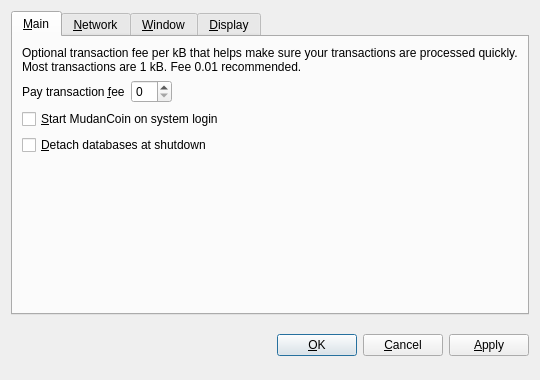
<?xml version="1.0" encoding="UTF-8"?>
<ui version="4.0">
 <class>OptionsDialog</class>
 <widget class="QDialog" name="OptionsDialog">
  <property name="geometry">
   <rect>
    <x>0</x>
    <y>0</y>
    <width>540</width>
    <height>380</height>
   </rect>
  </property>
  <property name="windowTitle">
   <string>Options</string>
  </property>
  <property name="modal">
   <bool>true</bool>
  </property>
  <layout class="QVBoxLayout" name="verticalLayout">
   <item>
    <widget class="QTabWidget" name="tabWidget">
     <property name="tabPosition">
      <enum>QTabWidget::North</enum>
     </property>
     <property name="currentIndex">
      <number>0</number>
     </property>
     <widget class="QWidget" name="tabMain">
      <attribute name="title">
       <string>&amp;Main</string>
      </attribute>
      <layout class="QVBoxLayout" name="verticalLayout_Main">
       <item>
        <widget class="QLabel" name="transactionFeeInfoLabel">
         <property name="text">
          <string>Optional transaction fee per kB that helps make sure your transactions are processed quickly. Most transactions are 1 kB. Fee 0.01 recommended.</string>
         </property>
         <property name="textFormat">
          <enum>Qt::PlainText</enum>
         </property>
         <property name="wordWrap">
          <bool>true</bool>
         </property>
        </widget>
       </item>
       <item>
        <layout class="QHBoxLayout" name="horizontalLayout_Main">
         <item>
          <widget class="QLabel" name="transactionFeeLabel">
           <property name="text">
            <string>Pay transaction &amp;fee</string>
           </property>
           <property name="textFormat">
            <enum>Qt::PlainText</enum>
           </property>
           <property name="buddy">
            <cstring>transactionFee</cstring>
           </property>
          </widget>
         </item>
         <item>
          <widget class="BitcoinAmountField" name="transactionFee"/>
         </item>
         <item>
          <spacer name="horizontalSpacer_Main">
           <property name="orientation">
            <enum>Qt::Horizontal</enum>
           </property>
           <property name="sizeHint" stdset="0">
            <size>
             <width>40</width>
             <height>20</height>
            </size>
           </property>
          </spacer>
         </item>
        </layout>
       </item>
       <item>
        <widget class="QCheckBox" name="bitcoinAtStartup">
         <property name="toolTip">
          <string>Automatically start MudanCoin after logging in to the system.</string>
         </property>
         <property name="text">
          <string>&amp;Start MudanCoin on system login</string>
         </property>
        </widget>
       </item>
       <item>
        <widget class="QCheckBox" name="detachDatabases">
         <property name="toolTip">
          <string>Detach block and address databases at shutdown. This means they can be moved to another data directory, but it slows down shutdown. The wallet is always detached.</string>
         </property>
         <property name="text">
          <string>&amp;Detach databases at shutdown</string>
         </property>
        </widget>
       </item>
       <item>
        <spacer name="verticalSpacer_Main">
         <property name="orientation">
          <enum>Qt::Vertical</enum>
         </property>
         <property name="sizeHint" stdset="0">
          <size>
           <width>20</width>
           <height>40</height>
          </size>
         </property>
        </spacer>
       </item>
      </layout>
     </widget>
     <widget class="QWidget" name="tabNetwork">
      <attribute name="title">
       <string>&amp;Network</string>
      </attribute>
      <layout class="QVBoxLayout" name="verticalLayout_Network">
       <item>
        <widget class="QCheckBox" name="mapPortUpnp">
         <property name="toolTip">
          <string>Automatically open the MudanCoin client port on the router. This only works when your router supports UPnP and it is enabled.</string>
         </property>
         <property name="text">
          <string>Map port using &amp;UPnP</string>
         </property>
        </widget>
       </item>
       <item>
        <widget class="QCheckBox" name="connectSocks">
         <property name="toolTip">
          <string>Connect to the MudanCoin network through a SOCKS proxy (e.g. when connecting through Tor).</string>
         </property>
         <property name="text">
          <string>&amp;Connect through SOCKS proxy:</string>
         </property>
        </widget>
       </item>
       <item>
        <layout class="QHBoxLayout" name="horizontalLayout_Network">
         <item>
          <widget class="QLabel" name="proxyIpLabel">
           <property name="text">
            <string>Proxy &amp;IP:</string>
           </property>
           <property name="textFormat">
            <enum>Qt::PlainText</enum>
           </property>
           <property name="buddy">
            <cstring>proxyIp</cstring>
           </property>
          </widget>
         </item>
         <item>
          <widget class="QValidatedLineEdit" name="proxyIp">
           <property name="maximumSize">
            <size>
             <width>140</width>
             <height>16777215</height>
            </size>
           </property>
           <property name="toolTip">
            <string>IP address of the proxy (e.g. 127.0.0.1)</string>
           </property>
          </widget>
         </item>
         <item>
          <widget class="QLabel" name="proxyPortLabel">
           <property name="text">
            <string>&amp;Port:</string>
           </property>
           <property name="textFormat">
            <enum>Qt::PlainText</enum>
           </property>
           <property name="buddy">
            <cstring>proxyPort</cstring>
           </property>
          </widget>
         </item>
         <item>
          <widget class="QLineEdit" name="proxyPort">
           <property name="maximumSize">
            <size>
             <width>55</width>
             <height>16777215</height>
            </size>
           </property>
           <property name="toolTip">
            <string>Port of the proxy (e.g. 9050)</string>
           </property>
          </widget>
         </item>
         <item>
          <widget class="QLabel" name="socksVersionLabel">
           <property name="text">
            <string>SOCKS &amp;Version:</string>
           </property>
           <property name="textFormat">
            <enum>Qt::PlainText</enum>
           </property>
           <property name="buddy">
            <cstring>socksVersion</cstring>
           </property>
          </widget>
         </item>
         <item>
          <widget class="QValueComboBox" name="socksVersion">
           <property name="toolTip">
            <string>SOCKS version of the proxy (e.g. 5)</string>
           </property>
          </widget>
         </item>
         <item>
          <spacer name="horizontalSpacer_Network">
           <property name="orientation">
            <enum>Qt::Horizontal</enum>
           </property>
           <property name="sizeHint" stdset="0">
            <size>
             <width>40</width>
             <height>20</height>
            </size>
           </property>
          </spacer>
         </item>
        </layout>
       </item>
       <item>
        <spacer name="verticalSpacer_Network">
         <property name="orientation">
          <enum>Qt::Vertical</enum>
         </property>
         <property name="sizeHint" stdset="0">
          <size>
           <width>20</width>
           <height>40</height>
          </size>
         </property>
        </spacer>
       </item>
      </layout>
     </widget>
     <widget class="QWidget" name="tabWindow">
      <attribute name="title">
       <string>&amp;Window</string>
      </attribute>
      <layout class="QVBoxLayout" name="verticalLayout_Window">
       <item>
        <widget class="QCheckBox" name="minimizeToTray">
         <property name="toolTip">
          <string>Show only a tray icon after minimizing the window.</string>
         </property>
         <property name="text">
          <string>&amp;Minimize to the tray instead of the taskbar</string>
         </property>
        </widget>
       </item>
       <item>
        <widget class="QCheckBox" name="minimizeOnClose">
         <property name="toolTip">
          <string>Minimize instead of exit the application when the window is closed. When this option is enabled, the application will be closed only after selecting Quit in the menu.</string>
         </property>
         <property name="text">
          <string>M&amp;inimize on close</string>
         </property>
        </widget>
       </item>
       <item>
        <spacer name="verticalSpacer_Window">
         <property name="orientation">
          <enum>Qt::Vertical</enum>
         </property>
         <property name="sizeHint" stdset="0">
          <size>
           <width>20</width>
           <height>40</height>
          </size>
         </property>
        </spacer>
       </item>
      </layout>
     </widget>
     <widget class="QWidget" name="tabDisplay">
      <attribute name="title">
       <string>&amp;Display</string>
      </attribute>
      <layout class="QVBoxLayout" name="verticalLayout_Display">
       <item>
        <layout class="QHBoxLayout" name="horizontalLayout_1_Display">
         <item>
          <widget class="QLabel" name="langLabel">
           <property name="text">
            <string>User Interface &amp;language:</string>
           </property>
           <property name="textFormat">
            <enum>Qt::PlainText</enum>
           </property>
           <property name="buddy">
            <cstring>lang</cstring>
           </property>
          </widget>
         </item>
         <item>
          <widget class="QValueComboBox" name="lang">
           <property name="toolTip">
            <string>The user interface language can be set here. This setting will take effect after restarting MudanCoin.</string>
           </property>
          </widget>
         </item>
        </layout>
       </item>
       <item>
        <layout class="QHBoxLayout" name="horizontalLayout_2_Display">
         <item>
          <widget class="QLabel" name="unitLabel">
           <property name="text">
            <string>&amp;Unit to show amounts in:</string>
           </property>
           <property name="textFormat">
            <enum>Qt::PlainText</enum>
           </property>
           <property name="buddy">
            <cstring>unit</cstring>
           </property>
          </widget>
         </item>
         <item>
          <widget class="QValueComboBox" name="unit">
           <property name="toolTip">
            <string>Choose the default subdivision unit to show in the interface and when sending coins.</string>
           </property>
          </widget>
         </item>
        </layout>
       </item>
       <item>
        <widget class="QCheckBox" name="displayAddresses">
         <property name="toolTip">
          <string>Whether to show MudanCoin addresses in the transaction list or not.</string>
         </property>
         <property name="text">
          <string>&amp;Display addresses in transaction list</string>
         </property>
        </widget>
       </item>
       <item>
        <widget class="QCheckBox" name="coinControlFeatures">
         <property name="toolTip">
          <string>Whether to show coin control features or not.</string>
         </property>
         <property name="text">
          <string>Display coin &amp;control features (experts only!)</string>
         </property>
        </widget>
       </item>
       <item>
        <spacer name="verticalSpacer_Display">
         <property name="orientation">
          <enum>Qt::Vertical</enum>
         </property>
         <property name="sizeHint" stdset="0">
          <size>
           <width>20</width>
           <height>40</height>
          </size>
         </property>
        </spacer>
       </item>
      </layout>
     </widget>
    </widget>
   </item>
   <item>
    <layout class="QHBoxLayout" name="horizontalLayout_Buttons">
     <item>
      <spacer name="horizontalSpacer_1">
       <property name="orientation">
        <enum>Qt::Horizontal</enum>
       </property>
       <property name="sizeHint" stdset="0">
        <size>
         <width>40</width>
         <height>48</height>
        </size>
       </property>
      </spacer>
     </item>
     <item>
      <widget class="QLabel" name="statusLabel">
       <property name="font">
        <font>
         <weight>75</weight>
         <bold>true</bold>
        </font>
       </property>
       <property name="text">
        <string/>
       </property>
       <property name="textFormat">
        <enum>Qt::PlainText</enum>
       </property>
       <property name="wordWrap">
        <bool>true</bool>
       </property>
      </widget>
     </item>
     <item>
      <spacer name="horizontalSpacer_2">
       <property name="orientation">
        <enum>Qt::Horizontal</enum>
       </property>
       <property name="sizeHint" stdset="0">
        <size>
         <width>40</width>
         <height>48</height>
        </size>
       </property>
      </spacer>
     </item>
     <item>
      <widget class="QPushButton" name="okButton">
       <property name="text">
        <string>&amp;OK</string>
       </property>
      </widget>
     </item>
     <item>
      <widget class="QPushButton" name="cancelButton">
       <property name="text">
        <string>&amp;Cancel</string>
       </property>
       <property name="autoDefault">
        <bool>false</bool>
       </property>
      </widget>
     </item>
     <item>
      <widget class="QPushButton" name="applyButton">
       <property name="text">
        <string>&amp;Apply</string>
       </property>
       <property name="autoDefault">
        <bool>false</bool>
       </property>
      </widget>
     </item>
    </layout>
   </item>
  </layout>
 </widget>
 <customwidgets>
  <customwidget>
   <class>BitcoinAmountField</class>
   <extends>QSpinBox</extends>
   <header>bitcoinamountfield.h</header>
  </customwidget>
  <customwidget>
   <class>QValueComboBox</class>
   <extends>QComboBox</extends>
   <header>qvaluecombobox.h</header>
  </customwidget>
  <customwidget>
   <class>QValidatedLineEdit</class>
   <extends>QLineEdit</extends>
   <header>qvalidatedlineedit.h</header>
  </customwidget>
 </customwidgets>
 <resources/>
 <connections/>
</ui>
